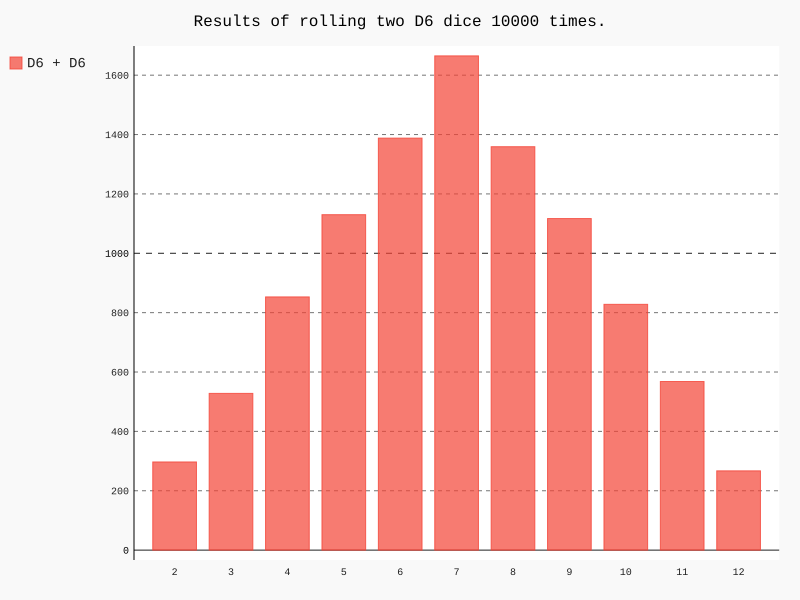

Here is the Python script that generated this plot:
import pygal
from die import Die


# Create two dies with 6 sides (i.e. a D6)
die_1 = Die()
die_2 = Die()

# Make some rolls, and store results in a list.
results = []
for roll_number in range(10000):
    result = die_1.roll_the_dice() + die_2.roll_the_dice()
    results.append(result)

# Analyze the results.
frequencies = []
max_result = die_1.sides + die_2.sides
for value in range(2, max_result+1):
    frequency = results.count(value)
    frequencies.append(frequency)

# Visualize the results.
histogram = pygal.Bar()

histogram.title = "Results of rolling two D6 dice 10000 times."
histogram.x_labels = ['2', '3', '4', '5', '6', '7', '8', '9', '10', '11', '12']
histogram._x_title = "Results"
histogram._y_title = "Frequency of result"

histogram.add('D6 + D6', frequencies)
histogram.render_to_file('die_visual.svg')
